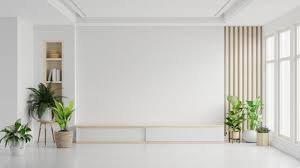
#> input picture room2.jpg, 300 x 168 px, found by its file name
$ python '(16)Edge_Detection.py'
#> lines starting #> are read from the running program, lines starting #| are printed output that depends on the picture; after the words box and inside, x2 and y2 are one past the last pixel; in counts of white or black regions, pixels touching at a corner belong together
'''
Edge detection ka matlab hai image ke sharp boundaries / outlines /  object ke edges detect karna
Jahan pixel intensity achanak change hoti hai, wahan edge hota hai.

OpenCV me popular method Canny Edge Detection hai: cv2.Canny()

Edges object ki shape, size, aur position batate hain
Is liye image recognition & object detection mein bohat important hai

Parameters:
img → input image
100 → lower threshold
200 → upper threshold

Rule:
Gradient < 100 → ignore
Gradient > 200 → strong edge
Beech mein → agar strong edge se connected ho
'''
import cv2
image = cv2.imread('room2.jpg')
#> image is the input picture: shape (168, 300, 3); mean B, G, R 192.6, 198.5, 199.4

# Grayscale conversion (Canny ke liye zaruri)
gray = cv2.cvtColor(image, cv2.COLOR_BGR2GRAY)
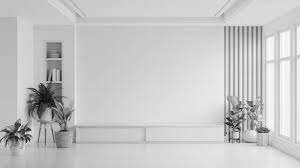
#> gray: shape (168, 300); min 2, max 255, mean 198.2

edges = cv2.Canny(image , 100 , 200) # Ye edges detect kar ke binary image return karta hai (edges white, background black).
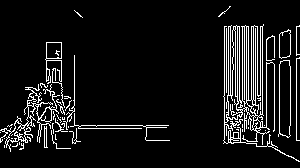
#> edges: shape (168, 300); 8.6% white in thin lines or dots
cv2.imshow('Edges', edges)
cv2.waitKey(0)
cv2.destroyAllWindows()

$ run again, with room1.jpg copied over room2.jpg
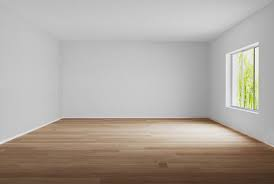
#> input picture room1.jpg, 274 x 184 px, found by its file name
#> image is the input picture: shape (184, 274, 3); mean B, G, R 158.8, 166.7, 174.4
#> `gray = cv2.cvtColor(image, cv2.COLOR_BGR2GRAY)`:
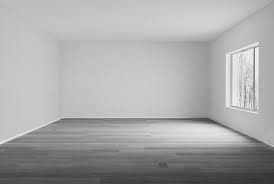
#> gray: shape (184, 274); min 50, max 250, mean 168.1
#> `edges = cv2.Canny(image , 100 , 200)`:
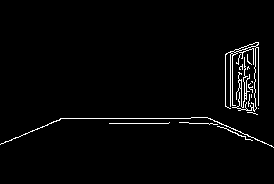
#> edges: shape (184, 274); 2.3% white in thin lines or dots, all inside (x1, y1, x2, y2) = (0, 42, 274, 148)
